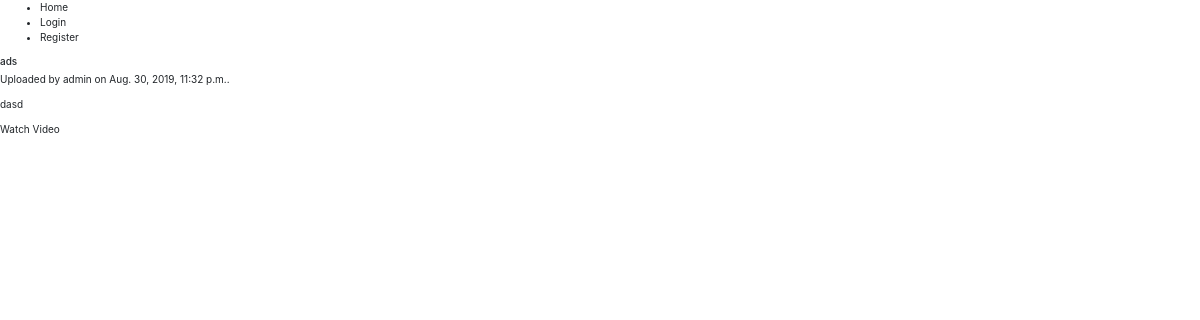
The app's page /, older data.
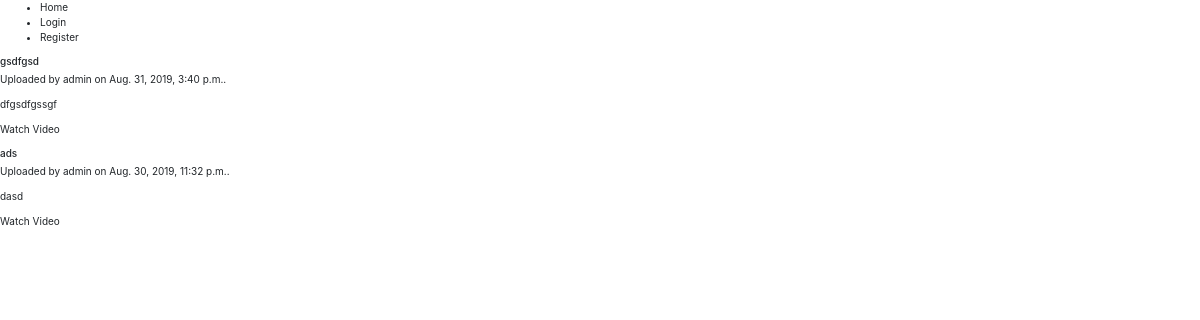
The same page, newer data.
### youtube/models.py (models this page shows, shortened)
class Video(models.Model):
    title = models.CharField(max_length=100)
    description = models.TextField()
    file = models.FileField(upload_to=get_file_path, blank=False, null=True,
                            validators=[validate_file_extension]
                            )
    date_added = models.DateTimeField(blank=False, null=False, auto_now=True)
    user = models.ForeignKey('auth.User', on_delete=models.CASCADE,
                             related_name='videos',
                             )

### youtube/views.py (the view)
# urls.py: path('', views.HomeView.as_view(), name='home'),
class HomeView(generic.ListView):
    template_name = 'youtube/home.html'
    def get_queryset(self):
        recent_videos = Video.objects.order_by('-date_added')[:8]
        return recent_videos

### youtube/templates/youtube/home.html (shortened to what this page needs)
{% extends "base.html" %}
{% block body %}
{% for video in object_list %}
    <div>
        <h6>{{video.title}}</h6>
        <p>Uploaded by {{video.user}} on {{video.date_added}}. </p>
        <p>{{video.description}}</p>
        <p><a href='/video/{{ video.id }}'>Watch Video</a></p>
    </div>
{% endfor %}
{% endblock %}

Row changes from the older to the newer data that the page shows:
added Video: title "gsdfgsd", user "admin", date_added "Aug. 31, 2019, 3:40 p.m.", description "dfgsdfgssgf"
